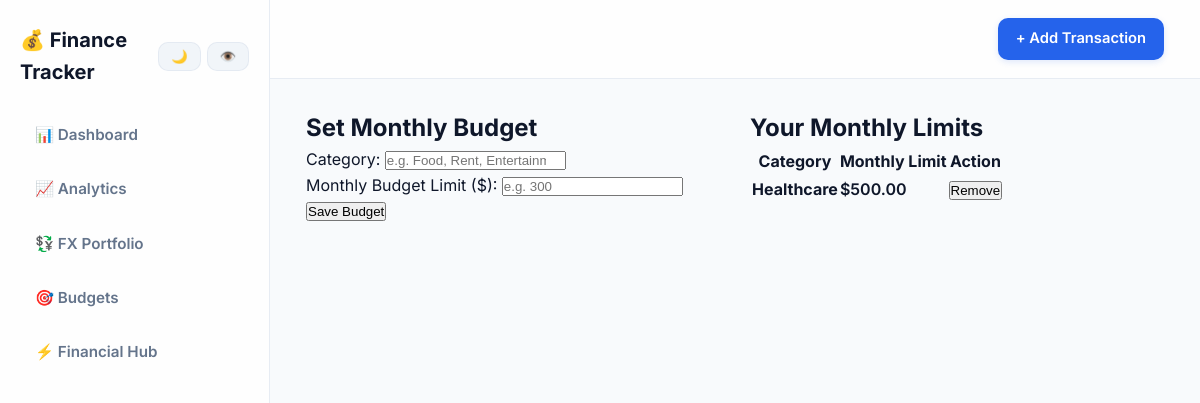
The page /budgets on the database as committed earlier.
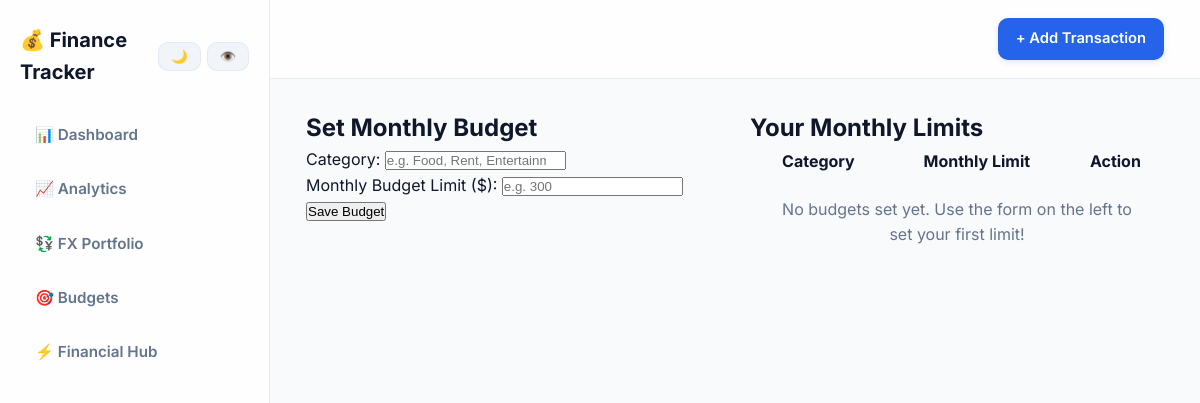
The same page on the database as committed later.
### tables this page shows
CREATE TABLE budgets (
    id INTEGER PRIMARY KEY AUTOINCREMENT,
    category TEXT UNIQUE NOT NULL,
    monthly_limit REAL NOT NULL CHECK(monthly_limit > 0)
);

### app.py (the view, shortened to what this page needs)
@app.route('/budgets', methods=['GET', 'POST'])
def manage_budgets():
    conn = get_db_connection()
    budgets = conn.execute('SELECT * FROM budgets ORDER BY category ASC').fetchall()
    conn.close()
    return render_template('budgets.html', budgets=budgets)

### db.py (called while the page is built)
def get_db_connection():
    conn = sqlite3.connect(DATABASE)
    conn.row_factory = sqlite3.Row
    return conn

### templates/budgets.html (shortened to what this page needs)
{% extends 'base.html' %}
{% block content %}
<div style="display: grid; grid-template-columns: repeat(auto-fit, minmax(320px, 1fr)); gap: 30px;">
    <div class="form-container" style="margin: 0; max-width: none;">
        <h2>Set Monthly Budget</h2>
        <form method="POST" action="{{ url_for('manage_budgets') }}">
            <div>
                <label for="category">Category:</label>
                <input list="category-options" id="category" name="category" placeholder="e.g. Food, Rent, Entertainment" required>
            </div>
            <div>
                <label for="monthly_limit">Monthly Budget Limit ($):</label>
                <input type="number" id="monthly_limit" name="monthly_limit" step="1" min="1" placeholder="e.g. 300" required>
            </div>
            <button type="submit">Save Budget</button>
        </form>
    </div>
    <div class="transactions" style="margin: 0;">
        <h2>Your Monthly Limits</h2>
        <table>
            <thead>
                <tr>
                    <th>Category</th>
                    <th>Monthly Limit</th>
                    <th>Action</th>
                </tr>
            </thead>
            <tbody>
                {% for b in budgets %}
                <tr>
                    <td><strong>{{ b['category'] }}</strong></td>
                    <td class="money-value" style="font-weight: 600;">${{ "%.2f"|format(b['monthly_limit']) }}</td>
                    <td>
                        <form method="POST" action="{{ url_for('delete_budget', id=b['id']) }}" style="display:inline;">
                            <button type="submit" onclick="return confirm('Remove budget for {{ b['category'] }}?');">Remove</button>
                        </form>
                    </td>
                </tr>
                {% else %}
                <tr>
                    <td colspan="3" style="text-align: center; padding: 20px; color: #64748b;">
                        No budgets set yet. Use the form on the left to set your first limit!
                    </td>
                </tr>
                {% endfor %}
            </tbody>
        </table>
    </div>
</div>
{% endblock %}

Rows that differ between the two databases and show on the page:
removed budgets: category "Healthcare", monthly_limit "500.00"
Other text that changed with them:
text now shown: "No budgets set yet. Use the form on the left to set your first limit!"
